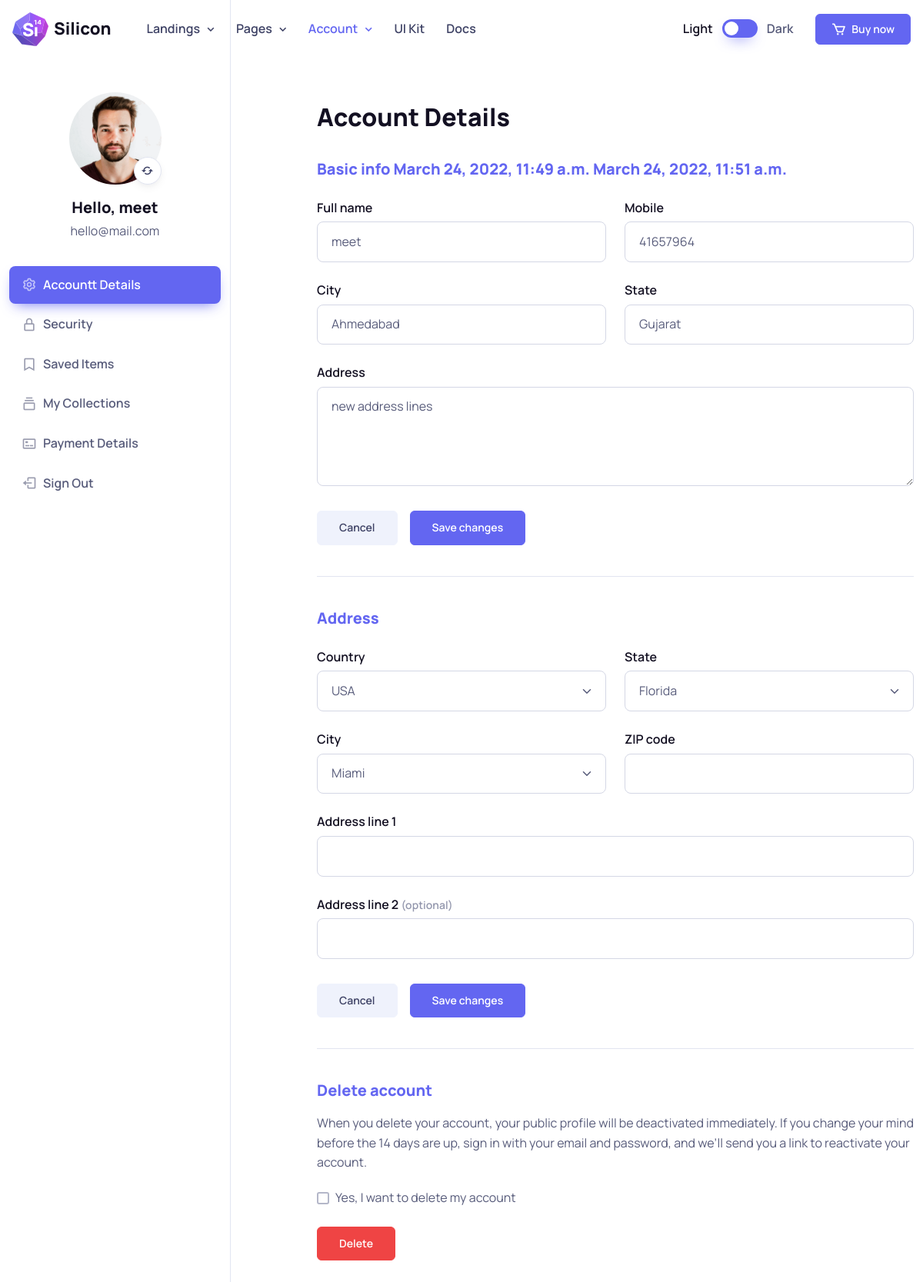
The page /profile_page/ (signed in) on the database its author committed.
### quizApp/models.py (models this page shows)
class Profile(models.Model):
    Master = models.ForeignKey(Master, on_delete=models.CASCADE)
    ProfileImage = models.FileField(upload_to="profile/", default="default.png")
    FullName = models.CharField(max_length=50, default='')
    Mobile = models.CharField(max_length=10, default='')
    Gender = models.CharField(max_length=6, choices=gender_choice)
    City = models.CharField(max_length=50, default='')
    State = models.CharField(max_length=50, default='')
    AdderssLine = models.CharField(max_length=150, default='')
    class Meta:
        db_table = 'profile'

class Master(models.Model):
    Email = models.EmailField(unique=True)
    Password = models.CharField(max_length=12)
    IsActive = models.BooleanField(default=False)
    DateCreated = models.DateTimeField(auto_now_add=True)
    LastUpdated = models.DateTimeField(auto_now=True)
    class Meta:
        db_table = 'master'

### quizApp/views.py (the view)
# urls.py: path('profile_page/', profile_page, name="profile_page"),
def profile_page(request):
    profile_data(request)
    return render(request, "profile_page.html", default_data)

### quizApp/views.py (called while the page is built)
def profile_data(request):
    master = Master.objects.get(Email = request.session['email'])
    profile = Profile.objects.get(Master = master)
    default_data['profile_data'] = profile

### quizApp/templates/profile_page.html (shortened to what this page needs)
{% extends 'base.html' %}
{% load static %}
{% block main_content %}
      <section class="container pt-5">
        <div class="row">
          {% include 'menu_sidebar.html' %}
          <div class="col-md-8 offset-lg-1 pb-5 mb-2 mb-lg-4 pt-md-5 mt-n3 mt-md-0">
            <div class="ps-md-3 ps-lg-0 mt-md-2 py-md-4">
              <h1 class="h2 pt-xl-1 pb-3">Account Details</h1>
              <h2 class="h5 text-primary mb-4">Basic info {{profile_data.Master.DateCreated}} {{profile_data.Master.LastUpdated}}</h2>
              <form method="post" class="profile_update_form needs-validation border-bottom pb-3 pb-lg-4" novalidate>
                <div class="row pb-2">
                  <div class="col-sm-6 mb-4">
                    <label for="fn" class="form-label fs-base">Full name</label>
                    <input type="text" id="fn" name="full_name" class="form-control form-control-lg" value="{{profile_data.FullName}}" required>
                  </div>
                  <div class="col-sm-6 mb-4">
                    <label for="sn" class="form-label fs-base">Mobile</label>
                    <input type="text" id="sn" name="mobile" class="form-control form-control-lg" value="{{profile_data.Mobile}}" data-format="custom" data-delimiter="" data-numeral="10" placeholder="000000000" required>
                  </div>
                  <div class="col-sm-6 mb-4">
                    <label for="city" class="form-label fs-base">City</label>
                    <input type="text" id="city" name="city" class="form-control form-control-lg" value="{{profile_data.City}}" required>
                  </div>
                  <div class="col-sm-6 mb-4">
                    <label for="state" class="form-label fs-base">State</label>
                    <input type="text" id="state" name="state" class="form-control form-control-lg" value="{{profile_data.State}}" required>
                  </div>
                  <div class="col-12 mb-4">
                    <label for="address" class="form-label fs-base">Address</label>
                    <textarea id="address" name="address" class="form-control form-control-lg" rows="4" placeholder="Add a address line...">{{profile_data.AdderssLine}}</textarea>
                  </div>
                </div>
                <div class="d-flex mb-3">
                  <button type="reset" class="btn btn-secondary me-3">Cancel</button>
                  <button type="submit" class="btn btn-primary">Save changes</button>
                </div>
              </form>
              <h2 class="h5 text-primary pt-1 pt-lg-3 my-4">Address</h2>
              <form class="needs-validation border-bottom pb-2 pb-lg-4" novalidate>
                <div class="row pb-2">
                  <div class="col-sm-6 mb-4">
                    <label for="country" class="form-label fs-base">Country</label>
                    <select id="country" class="form-select form-select-lg" required>
                      <option value="USA" selected>USA</option>
                    </select>
                  </div>
                  <div class="col-sm-6 mb-4">
                    <label for="state" class="form-label fs-base">State</label>
                    <select id="state" class="form-select form-select-lg" required>
                      <option value="Florida" selected>Florida</option>
                    </select>
                  </div>
                  <div class="col-sm-6 mb-4">
                    <label for="city" class="form-label fs-base">City</label>
                    <select id="city" class="form-select form-select-lg" required>
                      <option value="Miami" selected>Miami</option>
                    </select>
                  </div>
                  <div class="col-sm-6 mb-4">
                    <label for="zip" class="form-label fs-base">ZIP code</label>
                    <input type="text" id="zip" class="form-control form-control-lg" required>
                  </div>
                  <div class="col-12 mb-4">
                    <label for="address1" class="form-label fs-base">Address line 1</label>
                    <input id="address1" class="form-control form-control-lg" required>
                  </div>
                  <div class="col-12 mb-4">
                    <label for="address2" class="form-label fs-base">Address line 2 <small class="text-muted">(optional)</small></label>
                    <input id="address2" class="form-control form-control-lg">
                  </div>
                </div>
                <div class="d-flex mb-3">
                  <button type="reset" class="btn btn-secondary me-3">Cancel</button>
                  <button type="submit" class="btn btn-primary">Save changes</button>
                </div>
              </form>
              <h2 class="h5 text-primary pt-1 pt-lg-3 mt-4">Delete account</h2>
              <p>When you delete your account, your public profile will be deactivated immediately. If you change your mind before the 14 days are up, sign in with your email and password, and we’ll send you a link to reactivate your account.</p>
              <div class="form-check mb-4">
                <input type="checkbox" id="delete-account" class="form-check-input">
                <label for="delete-account" class="form-check-label fs-base">Yes, I want to delete my account</label>
              </div>
              <button type="button" class="btn btn-danger">Delete</button>
            </div>
          </div>
        </div>
      </section>
{% endblock %}

### quizApp/templates/menu_sidebar.html (shortened to what this page needs)
<aside class="col-lg-3 col-md-4 border-end pb-5 mt-n5">
    <div class="position-sticky top-0">
      <div class="text-center pt-5">
        <div class="d-table position-relative mx-auto mt-2 mt-lg-4 pt-5 mb-3">
          <img src="{{profile_data.ProfileImage.url}}" class="d-block rounded-circle" width="120" alt="">
          <form method="post" onchange="this.submit();" action="{% url 'profile_image_upload' %}" enctype="multipart/form-data">
            <label for="profile_image_input" type="button" class="btn btn-icon btn-light bg-white btn-sm border rounded-circle shadow-sm position-absolute bottom-0 end-0 mt-4" data-bs-toggle="tooltip" data-bs-placement="bottom" title="Change picture">
              <i class="bx bx-refresh"></i>
            </label>
          </form>
        </div>
        <h2 class="h5 mb-1">Hello,
          {% if profile_data.FullName %}
            {{profile_data.FullName}}
          {% else %}
            Guest
          {% endif %}
        </h2>
        <p class="mb-3 pb-3">{{profile_data.Master.Email}}</p>
        <div id="account-menu" class="list-group list-group-flush collapse d-md-block">
          <a href="{% url 'profile_page' %}" class="list-group-item list-group-item-action d-flex align-items-center active">
            <i class="bx bx-cog fs-xl opacity-60 me-2"></i>
            Accountt Details
          </a>
          <a href="{% url 'security' %}" class="list-group-item list-group-item-action d-flex align-items-center">
            <i class="bx bx-lock-alt fs-xl opacity-60 me-2"></i>
            Security
          </a>
          <a href="{% url 'favourite' %}" class="list-group-item list-group-item-action d-flex align-items-center">
            <i class="bx bx-bookmark fs-xl opacity-60 me-2"></i>
            Saved Items
          </a>
          <a href="{% url 'my_collection' %}" class="list-group-item list-group-item-action d-flex align-items-center">
            <i class="bx bx-collection fs-xl opacity-60 me-2"></i>
            My Collections
          </a>
          <a href="{% url 'payments' %}" class="list-group-item list-group-item-action d-flex align-items-center">
            <i class="bx bx-credit-card-front fs-xl opacity-60 me-2"></i>
            Payment Details
          </a>
          <a href="{% url 'signout' %}" class="list-group-item list-group-item-action d-flex align-items-center">
            <i class="bx bx-log-out fs-xl opacity-60 me-2"></i>
            Sign Out
          </a>
        </div>
      </div>
    </div>
  </aside>

### rows shown on the page
Profile: ProfileImage (picture), FullName "meet", Master.Email "hello@mail.com", Master.DateCreated "March 24, 2022, 11:49 a.m.", Master.LastUpdated "March 24, 2022, 11:51 a.m.", full_name "meet", mobile "41657964", city "Ahmedabad", state "Gujarat", address "new address lines"
